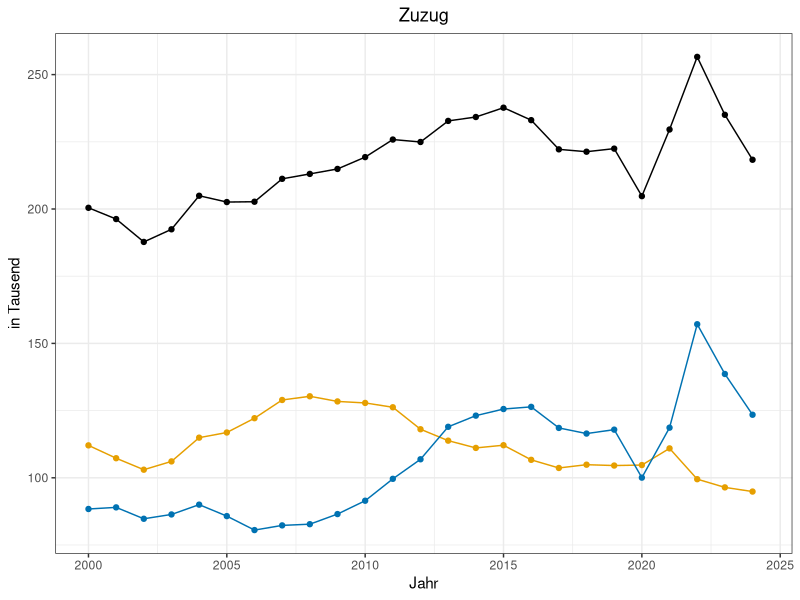
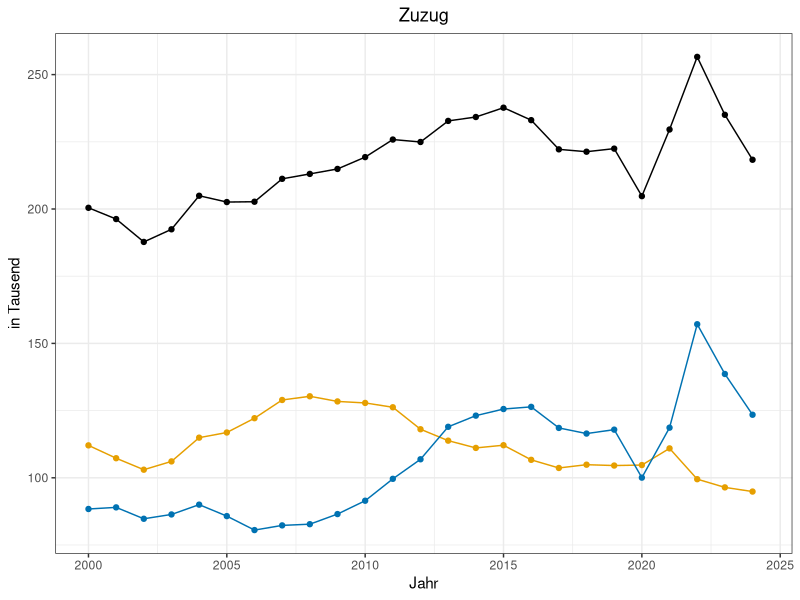

Recreate these plots in R, in order.
##This file contains the code for the lineplot on slide 13.
#Prepare for Data
library("ggplot2")
library("tidyverse")
library("tidyr")
library("dplyr")
library("scales")
mnew <- read.csv("Clean_Data/mnew.csv")

#This plot shows us the trend of  population inflow into München from 2000 to 2024.
#inflow = internal migration in + external migration in
p5<- mnew%>%
  filter(sn == 26)%>%
  ggplot( aes(x = Jahr, y = Basiswert.1 + Basiswert.2, color = Ausprägung)) + geom_point()+ 
  geom_line() + facet_wrap(~Raumbezug) +
  labs(y = "in Tausend", 
       title = "Zuzug",
       color = "Staatsbürgerschaft") +
  scale_color_manual(values = c(deutsch = "#E69F00",
                                nichtdeutsch = "#0072B2",
                                insgesamt = "black"))+
  scale_y_continuous(labels = label_number(scale = 1e-3)) + #Population in thousands
  scale_x_continuous(expand = expansion(mult = c(0.05,0.06)))+ #right of x axis widens by 6% , left widens by 5%
  theme_bw()+theme(plot.title = element_text(hjust = 0.5), #Center the title
                   legend.position = "none",     #Remove Legend
                   strip.text = element_blank()) #Remove facet title

p5

#save plot
ggsave("Results/p_Zuzug.jpg", plot = p5,width = 6, height = 3)
